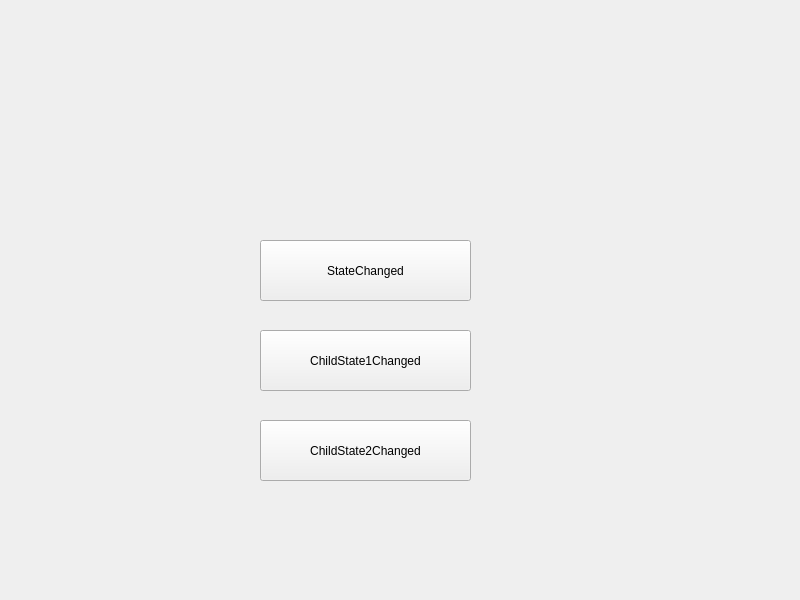
<?xml version="1.0" encoding="UTF-8"?>
<ui version="4.0">
 <class>Widget</class>
 <widget class="QWidget" name="Widget">
  <property name="geometry">
   <rect>
    <x>0</x>
    <y>0</y>
    <width>800</width>
    <height>600</height>
   </rect>
  </property>
  <property name="windowTitle">
   <string>Widget</string>
  </property>
  <widget class="QPushButton" name="pushButton">
   <property name="geometry">
    <rect>
     <x>260</x>
     <y>240</y>
     <width>211</width>
     <height>61</height>
    </rect>
   </property>
   <property name="text">
    <string>StateChanged</string>
   </property>
  </widget>
  <widget class="QPushButton" name="pushButton_2">
   <property name="geometry">
    <rect>
     <x>260</x>
     <y>330</y>
     <width>211</width>
     <height>61</height>
    </rect>
   </property>
   <property name="text">
    <string>ChildState1Changed</string>
   </property>
  </widget>
  <widget class="QPushButton" name="pushButton_3">
   <property name="geometry">
    <rect>
     <x>260</x>
     <y>420</y>
     <width>211</width>
     <height>61</height>
    </rect>
   </property>
   <property name="text">
    <string>ChildState2Changed</string>
   </property>
  </widget>
 </widget>
 <resources/>
 <connections/>
</ui>
